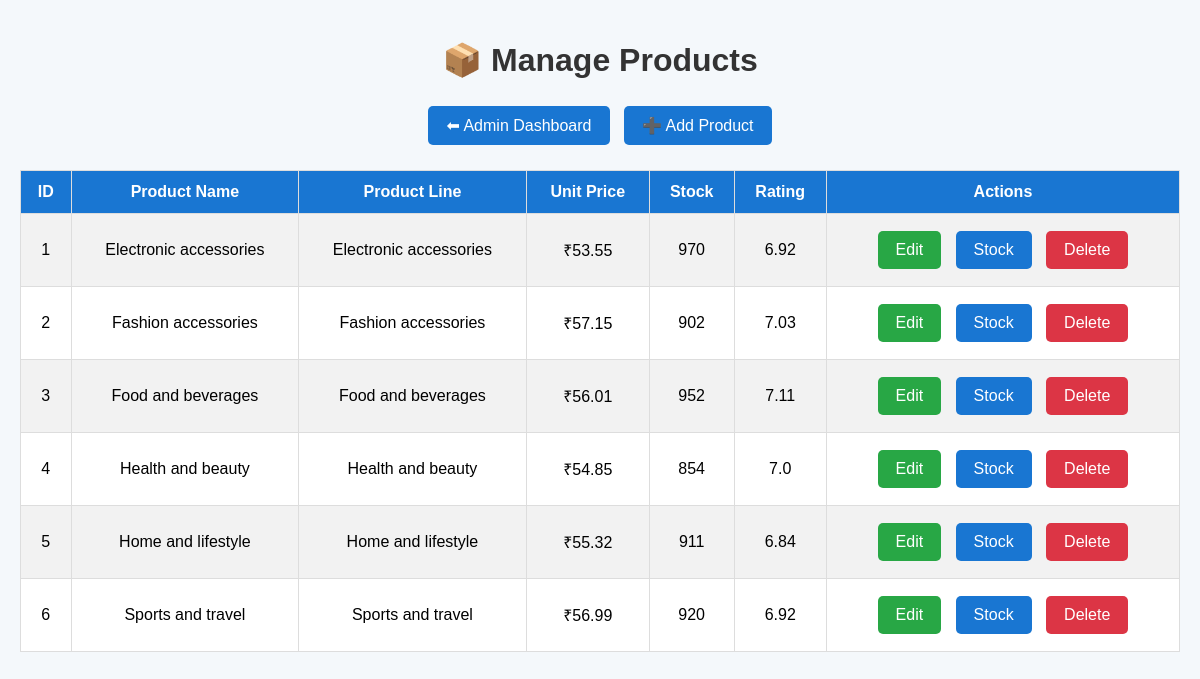
Page /admin/products (signed in) on the committed database.
### tables this page shows
CREATE TABLE products (
    product_id INTEGER PRIMARY KEY AUTOINCREMENT,
    product_name TEXT NOT NULL,
    product_line TEXT NOT NULL,
    unit_price REAL NOT NULL,
    stock INTEGER DEFAULT 0,
    description TEXT,
    rating REAL DEFAULT 0
);

### app.py (the view)
@app.route("/admin/products")
def admin_products():
    if "admin_id" not in session:
        return redirect(url_for("admin_login"))
    connection = get_database_connection()
    products = connection.execute("""
        SELECT *
        FROM products
        ORDER BY product_id
    """).fetchall()
    connection.close()
    return render_template(
        "admin_products.html",
        products=products
    )

### app.py (called while the page is built)
def get_database_connection():
    connection = sqlite3.connect("database/supermarket.db")
    connection.row_factory = sqlite3.Row
    return connection

### templates/admin_products.html (shortened to what this page needs)
<!DOCTYPE html>
<html>
<head>
</head>
<body>
    <h1>📦 Manage Products</h1>
    <div class="top-buttons">
        <a href="/admin/dashboard" class="button">⬅ Admin Dashboard</a>
        <a href="/admin/products/add" class="button">➕ Add Product</a>
    </div>
    <table>
        <tr>
            <th>ID</th>
            <th>Product Name</th>
            <th>Product Line</th>
            <th>Unit Price</th>
            <th>Stock</th>
            <th>Rating</th>
            <th>Actions</th>
        </tr>
        {% for product in products %}
        <tr>
            <td>{{ product["product_id"] }}</td>
            <td>{{ product["product_name"] }}</td>
            <td>{{ product["product_line"] }}</td>
            <td>₹{{ "%.2f"|format(product["unit_price"]) }}</td>
            <td>{{ product["stock"] }}</td>
            <td>{{ product["rating"] }}</td>
            <td>
                <a href="/admin/products/edit/{{ product['product_id'] }}"
   class="button edit">
    Edit
</a>
<a href="/admin/products/stock/{{ product['product_id'] }}"
   class="button">
    Stock
</a>
<a href="/admin/products/delete/{{ product['product_id'] }}"
   class="button delete"
   onclick="return confirm('Are you sure you want to delete this product?');">
    Delete
</a>
            </td>
        </tr>
        {% endfor %}
    </table>
</body>
</html>

### templates/admin_products.html (style rules this page uses)
body { font-family: Arial, sans-serif; background-color: #f4f8fb; margin: 0; padding: 20px; }
h1 { text-align: center; color: #333; }
.top-buttons { text-align: center; margin-bottom: 20px; }
.button { display: inline-block; padding: 10px 18px; margin: 5px; background-color: #1976d2; color: white; text-decoration: none; border-radius: 5px; }
table { width: 100%; border-collapse: collapse; background-color: white; margin-top: 20px; }
th, td { border: 1px solid #ddd; padding: 12px; text-align: center; }
th { background-color: #1976d2; color: white; }
tr:nth-child(even) { background-color: #f2f2f2; }
.edit { background-color: #28a745; }
.delete { background-color: #dc3545; }

### rows in the picture
products: product_id "1", product_name "Electronic accessories", product_line "Electronic accessories", unit_price "53.55", stock "970", rating "6.92"
products: product_id "2", product_name "Fashion accessories", product_line "Fashion accessories", unit_price "57.15", stock "902", rating "7.03"
products: product_id "3", product_name "Food and beverages", product_line "Food and beverages", unit_price "56.01", stock "952", rating "7.11"
products: product_id "4", product_name "Health and beauty", product_line "Health and beauty", unit_price "54.85", stock "854", rating "7.0"
products: product_id "5", product_name "Home and lifestyle", product_line "Home and lifestyle", unit_price "55.32", stock "911", rating "6.84"
products: product_id "6", product_name "Sports and travel", product_line "Sports and travel", unit_price "56.99", stock "920", rating "6.92"
